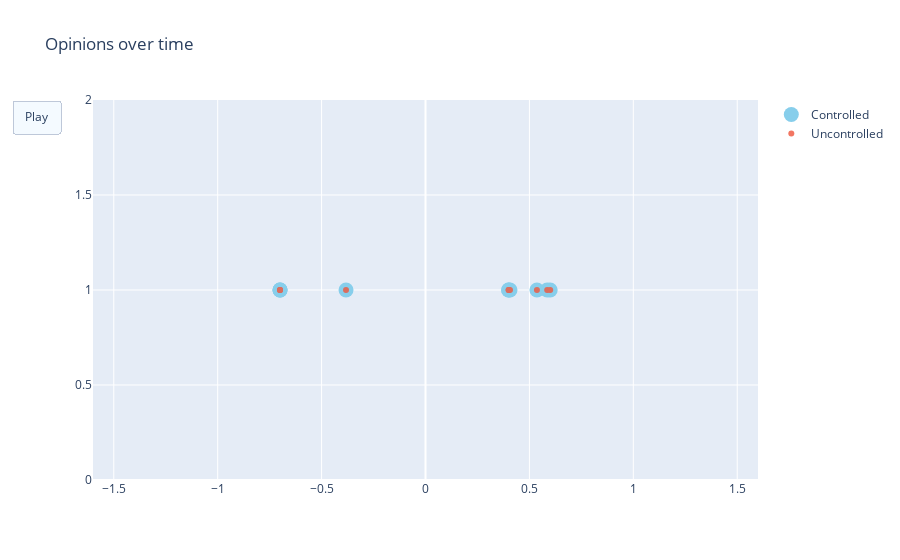

Notebook code for this chart:
### Code cell
fig = go.Figure(
    data=[go.Scatter(x=c_xs[:, 0].flatten(), y=np.ones(eq.var_dim-1),
                         mode='markers',
                         name="Controlled", marker=dict(color='SkyBlue', size=15)),
         go.Scatter(x=uc_xs[:, 0].flatten(), y=np.ones(eq.var_dim-1),
                         mode='markers',
                         name="Uncontrolled", opacity=0.8)],
    layout=go.Layout(
        xaxis=dict(range=[-1.6, 1.6], autorange=False),
        yaxis=dict(range=[0, 2], autorange=False),
        title="Opinions over time",
        updatemenus=[dict(
            type="buttons",
            buttons=[dict(label="Play",
                          method="animate",
                          args=[None, {"frame": {"duration": 25, 
                                                                        "redraw": False},
                                                              "fromcurrent": True, 
                                                              "transition": {"duration": 0.1}}])])]
    ),
    frames=[go.Frame(data=[go.Scatter(x=c_xs[:, i].flatten(), y=np.ones(eq.var_dim-1),
                         mode='markers',
                         name="Controlled", marker=dict(color='SkyBlue', size=15)),
                          go.Scatter(x=uc_xs[:, i].flatten(), y=np.ones(eq.var_dim-1),
                         mode='markers',
                         name="Uncontrolled", opacity=0.8)]) for i in range(c_xs.shape[1])]
)
fig.update_layout(transition = {'duration': 0.1})
fig.show()

### Figure 1 — Plotly figure (JSON) as saved in the notebook; plotly's stock layout.template omitted (floating-point values rounded to 4 significant figures)
{"data": [{"marker": {"color": "SkyBlue", "size": 15}, "mode": "markers", "name": "Controlled", "type": "scatter", "x": [-0.3824, -0.7, -0.7, -0.7, 0.4, 0.5856, 0.4067, 0.5362, 0.6, 0.4], "y": [1, 1, 1, 1, 1, 1, 1, 1, 1, 1]}, {"mode": "markers", "name": "Uncontrolled", "opacity": 0.8, "type": "scatter", "x": [-0.3824, -0.7, -0.7, -0.7, 0.4, 0.5856, 0.4067, 0.5362, 0.6, 0.4], "y": [1, 1, 1, 1, 1, 1, 1, 1, 1, 1]}], "layout": {"title": {"text": "Opinions over time"}, "transition": {"duration": 0.1}, "updatemenus": [{"buttons": [{"args": [null, {"frame": {"duration": 25, "redraw": false}, "fromcurrent": true, "transition": {"duration": 0.1}}], "label": "Play", "method": "animate"}], "type": "buttons"}], "xaxis": {"autorange": false, "range": [-1.6, 1.6]}, "yaxis": {"autorange": false, "range": [0, 2]}}}
